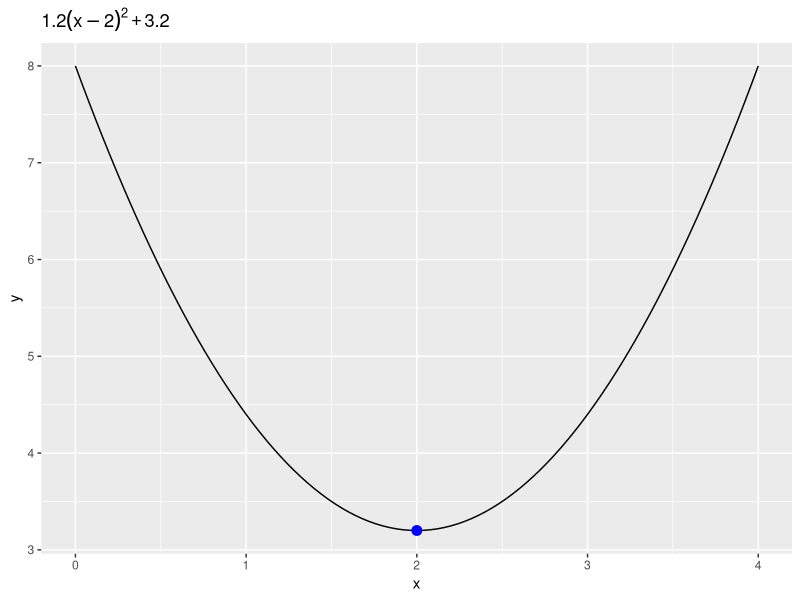
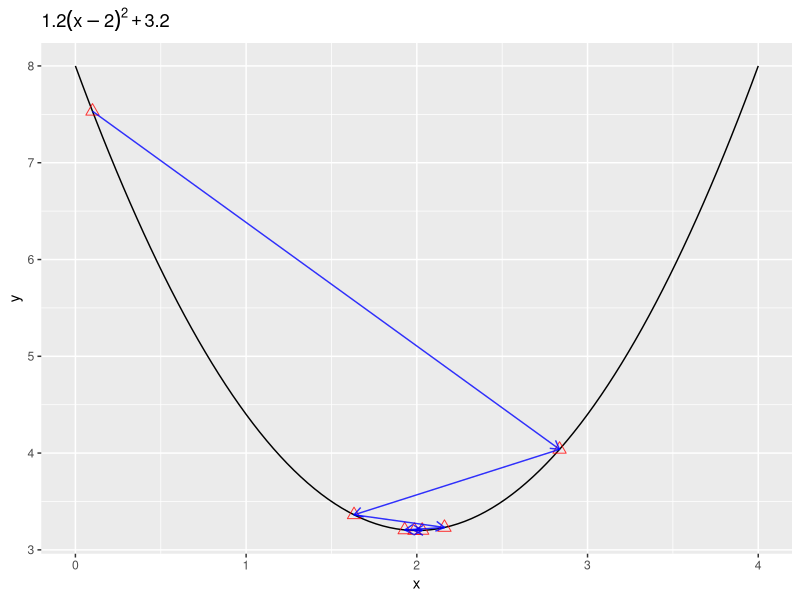

Recreate these plots in R, in order. (Note: this script raises an error after producing the figures.)
# gradient descent in r 
# http://www.r-bloggers.com/gradient-descent-in-r/

# -----------------------------------------------------------------------------------
# drawing function formula after giving the x coordinates 
library(grid)
library(ggplot2)

# original formula 
Formula <- function(x) 1.2 * (x-2)^2 + 3.2

# first derivative of the formula
Derivative <- function(x) 2 * 1.2 * (x-2) 

# visualize the function, and the optimal solution
ggplot( data.frame( x = c( 0, 4 ) ), aes( x ) ) + 
stat_function( fun = Formula ) + 
geom_point( data = data.frame( x = 2, y = Formula(2) ), aes( x, y ), 
	        color = "blue", size = 3 ) + 
ggtitle( expression( 1.2 * (x-2)^2 + 3.2 ) )


# ------------------------------------------------------------------------------------
# gradient descent implementation : 
# keep updating the x value until the difference between this iteration and the last 
# one, is smaller than epsilon (a given small value) or the process count of updating the 
# x value surpass user-specified iteration

# x_new : initial guess for the x value
# x_old : assign a random value to start for the first iteration 
x_new <- .1 
x_old <- 0
# manually assign a fix learning rate 
learning_rate <- .6
# other paramaters : manually assign epilson value, maximum iteration allowed 
epsilon <- .05
step <- 1
iteration <- 10

# records the x and y value for visualization ; add the inital guess 
xtrace <- list() ; ytrace <- list()
xtrace[[1]] <- x_new ; ytrace[[1]] <- Formula(x_new)

while( abs( x_new - x_old ) > epsilon & step <= iteration )
{
	# update iteration count 
	step <- step + 1	
	
	# gradient descent
	x_old <- x_new
	x_new <- x_old - learning_rate * Derivative(x_old)
	
	# record keeping 
	xtrace[[step]] <- x_new
	ytrace[[step]] <- Formula(x_new)	
}

# create a data points' coordinates
record <- data.frame( x = do.call( rbind, xtrace ), y = do.call( rbind, ytrace ) )

# create the segment between each points (gradient steps)
segment <- data.frame( x = double(), y = double(), xend = double(), yend = double() )
for( i in 1:( nrow(record)-1 ) )
{
	segment[ i, ] <- cbind( record[ i, ], record[ i+1, ] )	
}

# visualize the gradient descent's value 
ggplot( data.frame( x = c( 0, 4 ) ), aes( x ) ) + 
stat_function( fun = Formula ) + 
ggtitle( expression( 1.2 * (x-2)^2 + 3.2 ) ) + 
geom_point( data = record, aes( x, y ), color = "red", size = 3, alpha = .8, shape = 2 ) +
geom_segment( data = segment , aes( x = x, y = y, xend = xend, yend = yend ), 
              color = "blue", alpha = .8, arrow = arrow( length = unit( 0.25, "cm" ) ) )


##################
# start from here 

library(dplyr)

# their code do not work 

# http://digitheadslabnotebook.blogspot.tw/2012/07/linear-regression-by-gradient-descent.html
# http://blog.datumbox.com/tuning-the-learning-rate-in-gradient-descent/
# http://www.moneyscience.com/pg/blog/StatAlgo/read/361152/stanford-ml-3-multivariate-regression-gradient-descent-and-the-normal-equation

# housing data 
setwd("/Users/ethen/machine-learning/linear regression")
housing <- read.csv("housing.csv")
model <- lm( price ~. , data = housing )


# normalize the vector to be between values of 0 and 1 [0,1]
Normalize <- function(x) ( x - min(x) ) / ( max(x) - min(x) )

GradientDescent <- function( target, data, learning_rate = .0001, 
	                         epsilon = .001, iteration = 1000, normalize = TRUE )	                         
{
	# separate the input and output variables 
	input  <- data %>% select( -one_of(target) ) %>% as.matrix()
	output <- data %>% select( one_of(target) ) %>% as.matrix()

	# normalize the input variables if specified 
	if(normalize)
	{
		input <- apply( input, 2, Normalize )
	}

	# add a new column of all 1's to the first column, this serves as X0
	input <- cbind( theta0 = 1, input )

	# theta_new : initialize the theta value as all 0s
	# theta_old : a random number whose absolute difference between new is 
	#             larger than than epsilon 
	theta_new <- matrix( c( 7000, 100, -9000 ), nrow = 1 )
	theta_old <- matrix( rep( 2, ncol(input) ), nrow = 1 )

	# cost function 
	costs <- function( input, output, theta )
	{
		sum( ( input %*% t(theta) - output )^2 ) / ( 2 * length(output) )
	}

	# records the theta and cost value for visualization ; add the inital guess 
	theta_trace <- list() ; costs_trace <- list()
	theta_trace[[1]] <- theta_new
	costs_trace[[1]] <- costs( input, output, theta_old )

	# first derivative of the cost function 
	derivative <- function( input, output, theta )
	{
		error <- ( input %*% t(theta) ) - output 
		descent <- ( t(input) %*% error ) / nrow(output)
		return( t(descent) )
	}

	# keep updating as long as any of the theta difference is still larger than epsilon
	# or exceeds the maximum iteration allowed
	step <- 1 
	while( any( abs(theta_new - theta_old) > epsilon ) & step <= iteration )
	{
		step <- step + 1

		# gradient descent 
		theta_old <- theta_new
		theta_new <- theta_old - learning_rate * derivative( input, output, theta_old )

		# record keeping 
		theta_trace[[step]] <- theta_new
		costs_trace[[step]] <- costs( input, output, theta_new )
	}

	costs <- data.frame( costs = do.call( rbind, costs_trace ) )
	theta <- data.frame( do.call( rbind, theta_trace ), row.names = NULL )

	return( list( costs = costs, theta = theta ) )
}


trace <- GradientDescent( target = "price", data = housing, learning_rate = .001 )


solve( t(input) %*% input ) %*% t(input) %*% output




